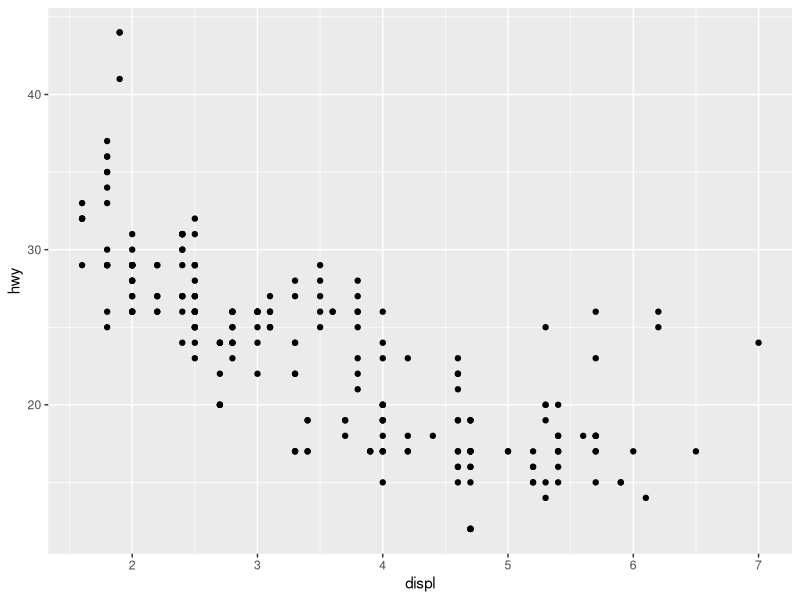
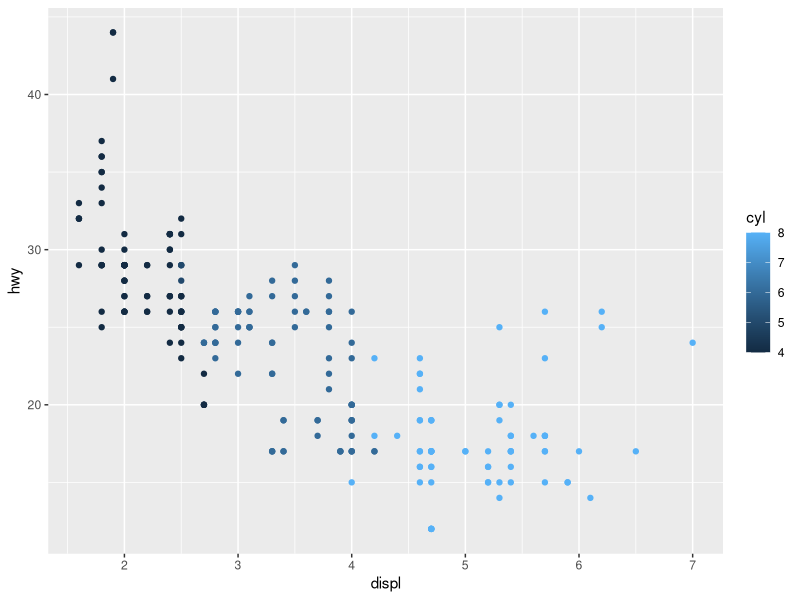
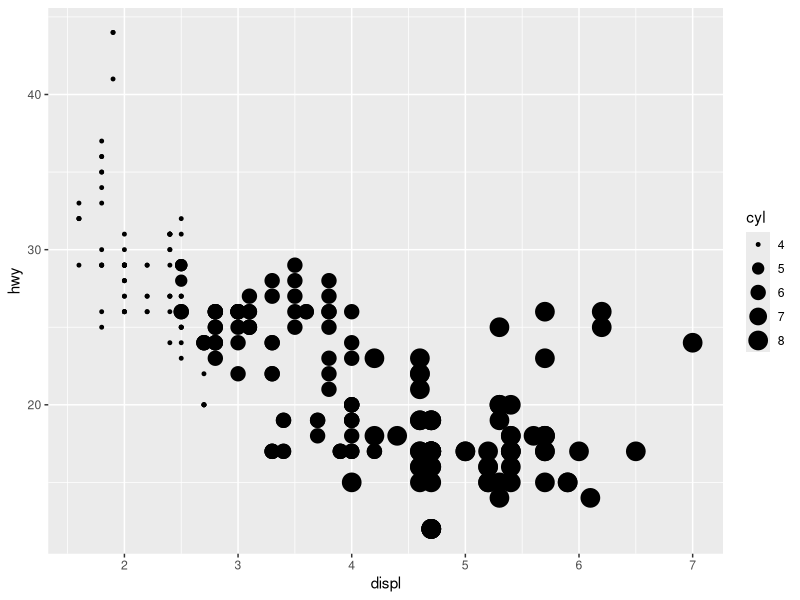
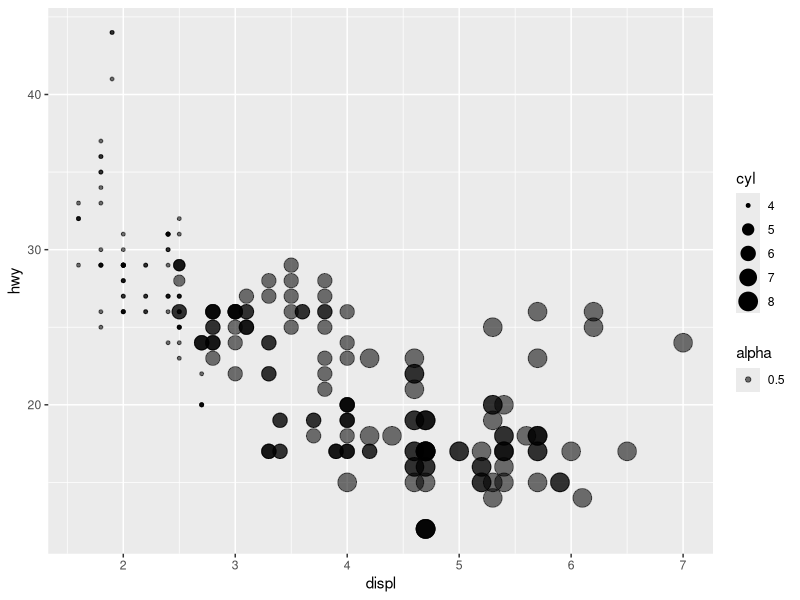
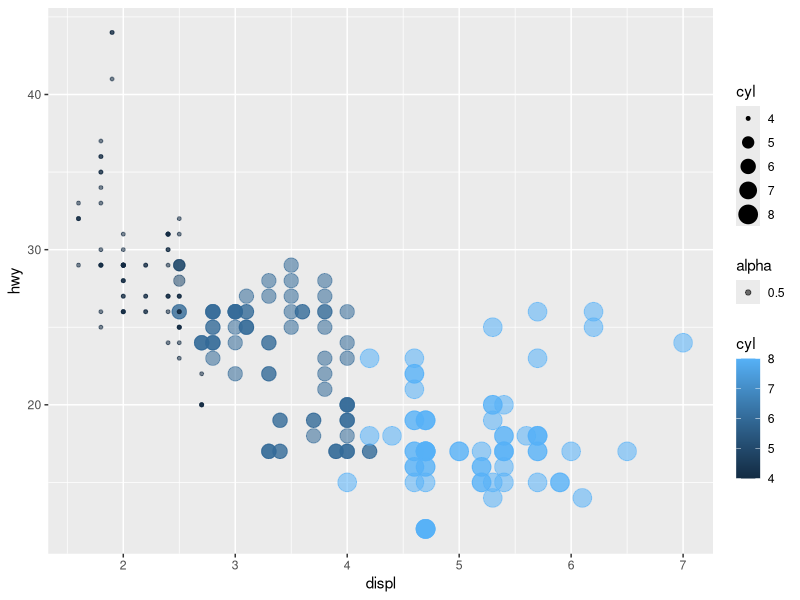
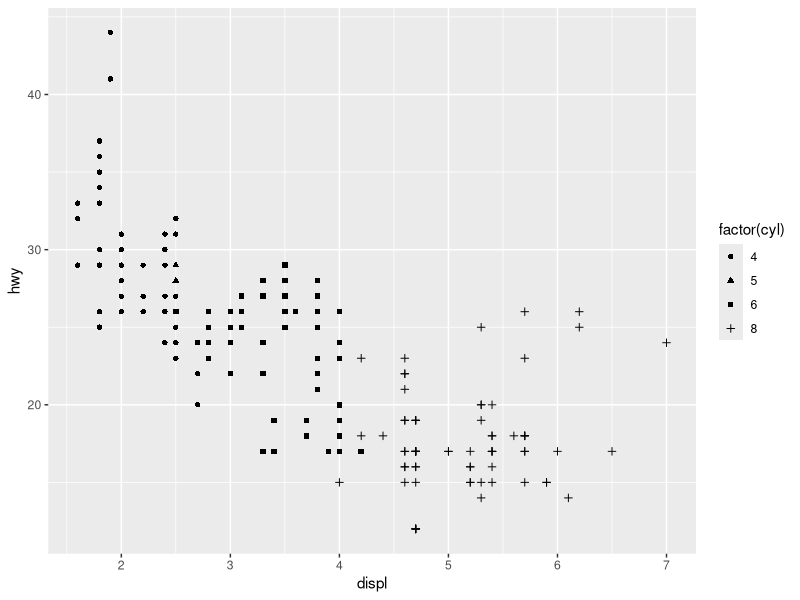
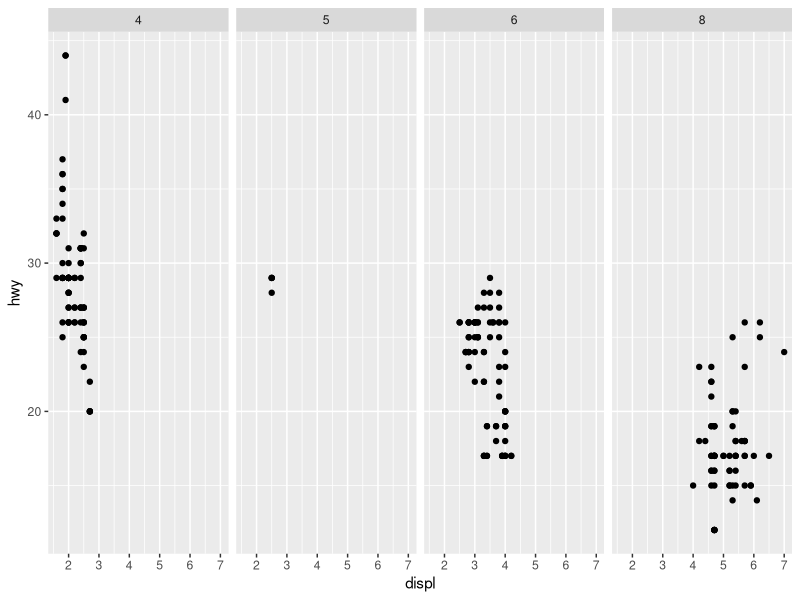
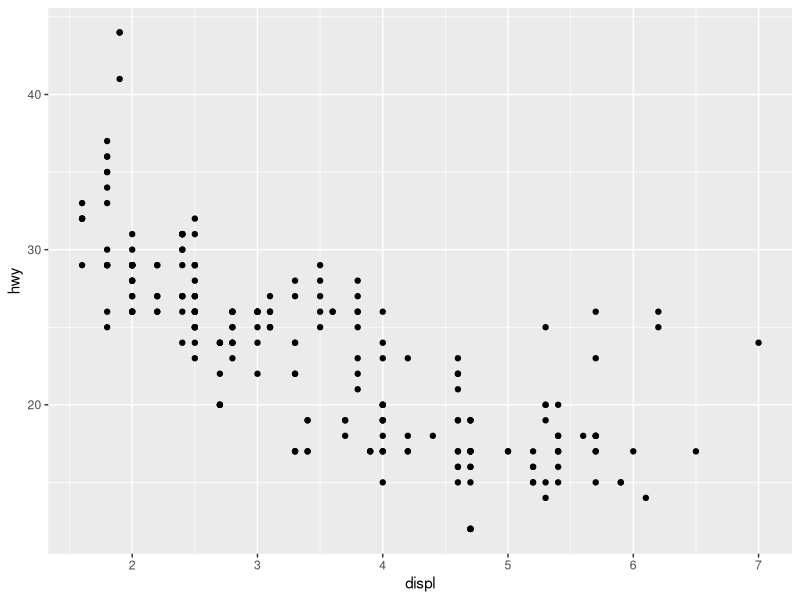

Reproduce these figures in R, in order.
## ---- chunk 1
library(tidyverse)
## ---- chunk 2
ggplot(data = mpg) + 
       geom_point(mapping = aes(x = displ, y = hwy))
## ---- chunk 3
ggplot(data = mpg) + 
    geom_point(mapping = aes(x = displ, y = hwy, color = cyl))
## ---- chunk 4
ggplot(data = mpg) +
geom_point(mapping = aes(x = displ, y = hwy, size = cyl))
## ---- chunk 5
ggplot(data = mpg) +  
   geom_point(mapping = aes(x = displ, y = hwy, size = cyl, alpha = 0.5))
## ---- chunk 6
ggplot(data = mpg) +
geom_point(mapping = aes(x = displ, y = hwy, size = cyl, color = cyl, alpha = 0.5))
## ---- chunk 7
ggplot(data = mpg) +
geom_point(mapping = aes(x = displ, y = hwy, shape = factor(cyl)))
## ---- chunk 8
ggplot(data = mpg) +
geom_point(mapping = aes(x = displ, y = hwy)) +
#facet_wrap(~ cyl, nrow = 2) 
facet_grid(. ~ cyl)
## ---- chunk 9
ggplot(mpg, aes(x = displ, y = hwy)) + geom_point()
## ---- chunk 10
ggplot(data = mpg) +
      geom_histogram(aes(x = hwy))
## ---- chunk 11
ggplot(data = mpg) +
      geom_density(aes(x = hwy))
## ---- chunk 12
ggplot(data = mpg) +
      geom_boxplot(aes(x = class, y = hwy))
## ---- chunk 13
ggplot(data = mpg) +
      geom_bar(aes(x = class))
## ---- chunk 14
ggplot(data = mpg) +
      stat_count(aes(x = class))
## ---- chunk 15
ggplot(data = mpg) +
      geom_bar(aes(x = class, color = class))
## ---- chunk 16
ggplot(data = mpg) +
      geom_bar(aes(x = class, fill = class))
## ---- chunk 17
ggplot(data = mpg) +
   geom_point(mapping = aes(x = displ, y = hwy))
## ---- chunk 18
ggplot(data = mpg) +
   geom_smooth(mapping = aes(x = displ, y = hwy))
## ---- chunk 19
ggplot(data = mpg) +
  geom_point(mapping = aes(x = displ, y = hwy)) +
  geom_smooth(mapping = aes(x = displ, y = hwy))
## ---- chunk 20
ggplot(data = mpg) +
  geom_smooth(mapping = aes(x = displ, y = hwy, group = drv))
## ---- chunk 21
ggplot(data = mpg, mapping = aes(x = displ, y = hwy)) +
geom_point() +
geom_smooth()
## ---- chunk 22
ggplot(data = mpg, mapping = aes(x = displ, y = hwy)) +
  geom_point(mapping = aes(color = class)) +
  geom_smooth()
## ---- chunk 23
ggplot(data = mpg, mapping = aes(x = displ, y = hwy)) +
  geom_point(mapping = aes(color = class)) +
  geom_smooth(
  data = filter(mpg, class == "subcompact"),
  se = FALSE
)
## ---- chunk 24
ggplot(data = mpg) +
  geom_smooth(
  mapping = aes(x = displ, y = hwy, color = drv)) 
## ---- chunk 25
b <- ggplot(mpg, aes(x = displ, y = hwy))
## ---- chunk 26
b + geom_point() + geom_smooth(method = lm)
## ---- chunk 27
ggplot(data = mpg) +
stat_summary(
mapping = aes(x = displ, y = hwy),
fun.ymin = min,
fun.ymax = max,
fun.y = median
)
